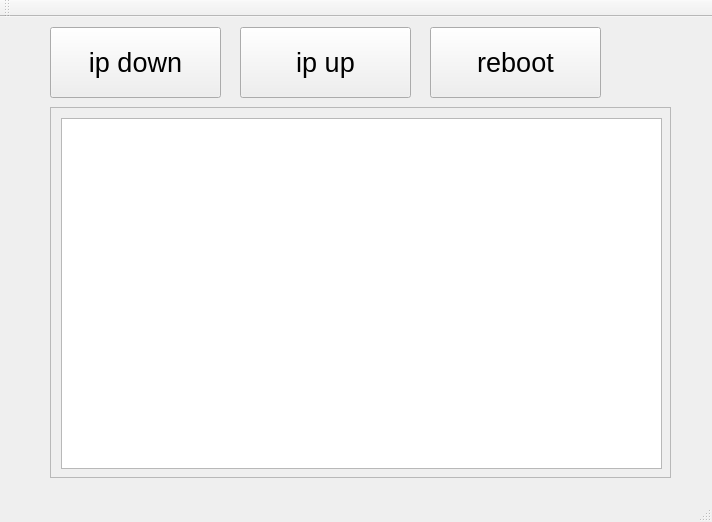
<?xml version="1.0" encoding="UTF-8"?>
<ui version="4.0">
 <class>MainWindow</class>
 <widget class="QMainWindow" name="MainWindow">
  <property name="geometry">
   <rect>
    <x>0</x>
    <y>0</y>
    <width>712</width>
    <height>522</height>
   </rect>
  </property>
  <property name="windowTitle">
   <string>MainWindow</string>
  </property>
  <widget class="QWidget" name="centralWidget">
   <widget class="QPushButton" name="button1">
    <property name="geometry">
     <rect>
      <x>50</x>
      <y>10</y>
      <width>171</width>
      <height>71</height>
     </rect>
    </property>
    <property name="font">
     <font>
      <pointsize>20</pointsize>
     </font>
    </property>
    <property name="text">
     <string>ip down</string>
    </property>
   </widget>
   <widget class="QScrollArea" name="scrollArea">
    <property name="geometry">
     <rect>
      <x>50</x>
      <y>90</y>
      <width>621</width>
      <height>371</height>
     </rect>
    </property>
    <property name="font">
     <font>
      <pointsize>20</pointsize>
     </font>
    </property>
    <property name="widgetResizable">
     <bool>true</bool>
    </property>
    <widget class="QWidget" name="scrollAreaWidgetContents">
     <property name="geometry">
      <rect>
       <x>0</x>
       <y>0</y>
       <width>619</width>
       <height>369</height>
      </rect>
     </property>
     <widget class="QPlainTextEdit" name="plainTextEdit">
      <property name="geometry">
       <rect>
        <x>10</x>
        <y>10</y>
        <width>601</width>
        <height>351</height>
       </rect>
      </property>
      <property name="font">
       <font>
        <pointsize>20</pointsize>
       </font>
      </property>
      <property name="sizeAdjustPolicy">
       <enum>QAbstractScrollArea::AdjustIgnored</enum>
      </property>
     </widget>
    </widget>
   </widget>
   <widget class="QPushButton" name="button1_2">
    <property name="geometry">
     <rect>
      <x>240</x>
      <y>10</y>
      <width>171</width>
      <height>71</height>
     </rect>
    </property>
    <property name="font">
     <font>
      <pointsize>20</pointsize>
     </font>
    </property>
    <property name="text">
     <string>ip up</string>
    </property>
   </widget>
   <widget class="QPushButton" name="reboot_button">
    <property name="geometry">
     <rect>
      <x>430</x>
      <y>10</y>
      <width>171</width>
      <height>71</height>
     </rect>
    </property>
    <property name="font">
     <font>
      <pointsize>20</pointsize>
     </font>
    </property>
    <property name="text">
     <string>reboot</string>
    </property>
   </widget>
  </widget>
  <widget class="QMenuBar" name="menuBar">
   <property name="geometry">
    <rect>
     <x>0</x>
     <y>0</y>
     <width>712</width>
     <height>20</height>
    </rect>
   </property>
  </widget>
  <widget class="QToolBar" name="mainToolBar">
   <attribute name="toolBarArea">
    <enum>TopToolBarArea</enum>
   </attribute>
   <attribute name="toolBarBreak">
    <bool>false</bool>
   </attribute>
  </widget>
  <widget class="QStatusBar" name="statusBar"/>
 </widget>
 <layoutdefault spacing="6" margin="11"/>
 <resources/>
 <connections/>
</ui>
